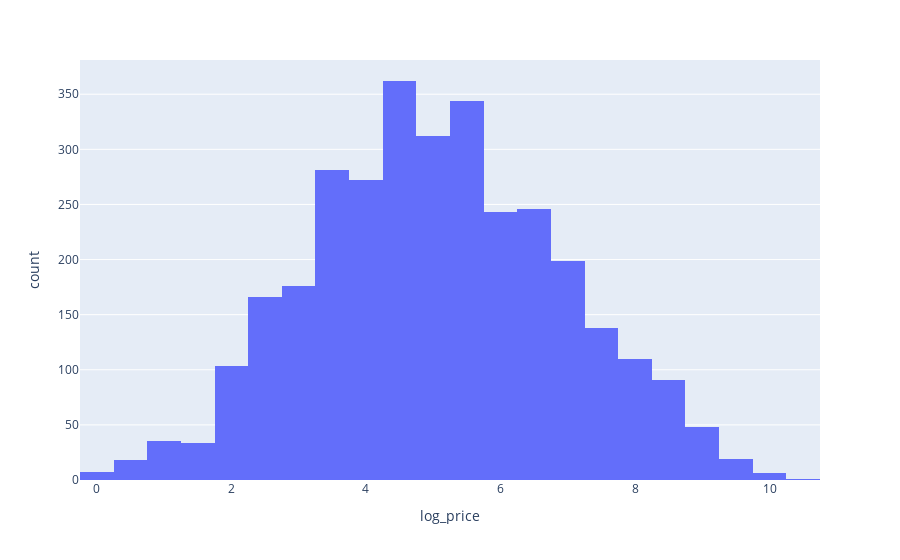

The cell this chart's notebook holds for it:
### Code cell
# Plot a histogram of the log(price) - notice we have removed the skew
fig = px.histogram(DF_model2,x='log_price',nbins =30)

fig.show()

### Figure 1 — Plotly figure (JSON) as saved in the notebook; plotly's stock layout.template omitted (floating-point values rounded to 4 significant figures; data arrays with more than 128 entries replaced by an {"elided": "..."} marker saying what was removed)
{"data": [{"alignmentgroup": "True", "bingroup": "x", "hovertemplate": "log_price=%{x}<br>count=%{y}<extra></extra>", "legendgroup": "", "marker": {"color": "#636efa", "pattern": {"shape": ""}}, "name": "", "nbinsx": 30, "offsetgroup": "", "orientation": "v", "showlegend": false, "type": "histogram", "x": {"elided": "3211 float values"}, "xaxis": "x", "yaxis": "y"}], "layout": {"autosize": true, "barmode": "relative", "legend": {"tracegroupgap": 0}, "margin": {"t": 60}, "xaxis": {"anchor": "y", "autorange": true, "domain": [0, 1], "range": [-0.25, 10.75], "title": {"text": "log_price"}, "type": "linear"}, "yaxis": {"anchor": "x", "autorange": true, "domain": [0, 1], "range": [0, 381.1], "title": {"text": "count"}}}}
